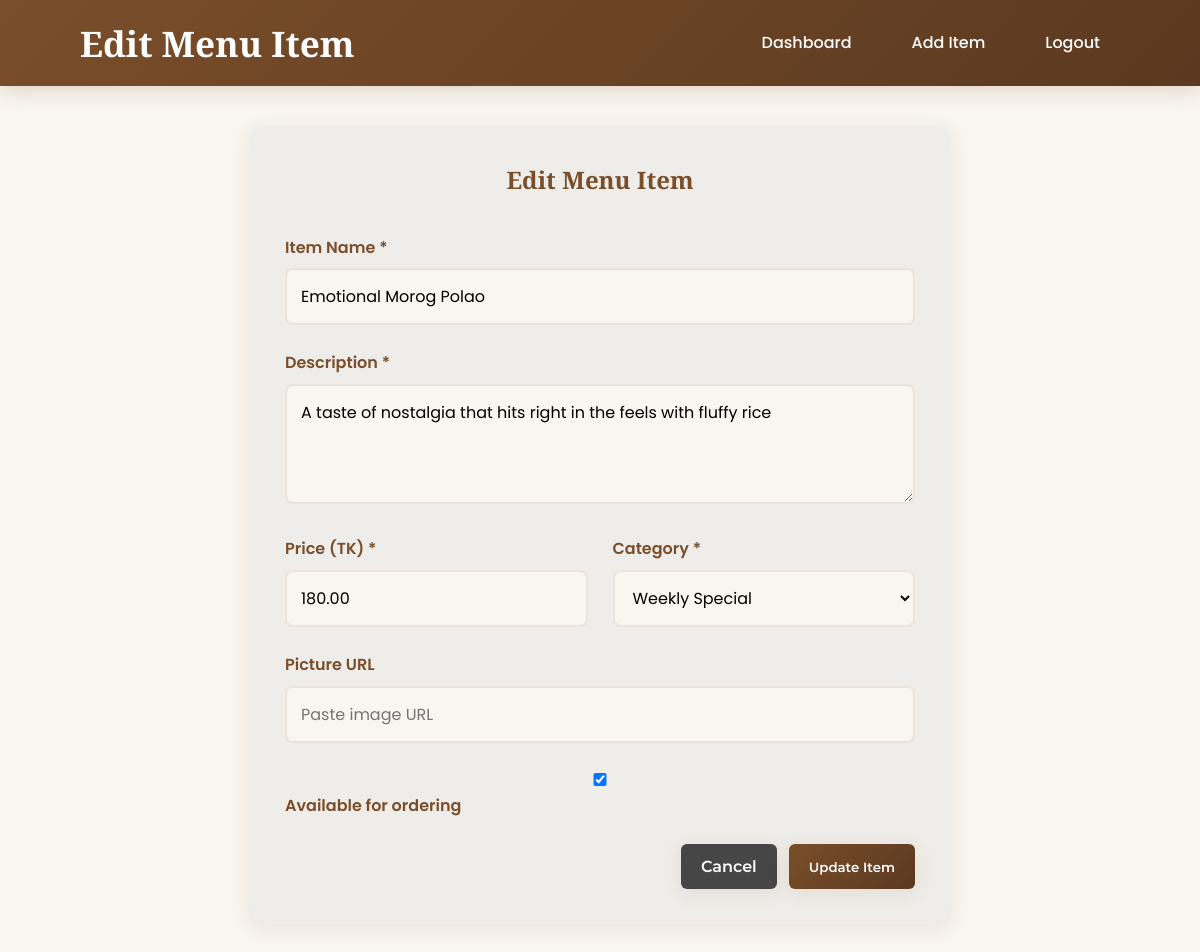
Screenshot of /admin/edit_item.php?id=4 (signed in) with the database file from the repository.
### tables this page shows
CREATE TABLE IF NOT EXISTS menu_items (
    id INT AUTO_INCREMENT PRIMARY KEY,
    name VARCHAR(100) NOT NULL,
    description TEXT,
    price DECIMAL(10,2) NOT NULL,
    category VARCHAR(50) NOT NULL,
    image_url VARCHAR(500),
    is_available BOOLEAN DEFAULT TRUE,
    created_at TIMESTAMP DEFAULT CURRENT_TIMESTAMP,
    UNIQUE KEY unique_name_category (name, category)  
);

### admin/edit_item.php (the view, shortened to what this page needs)
<?php
require_once '../db.php';
$id = $_GET['id'];
$stmt = $pdo->prepare("SELECT * FROM menu_items WHERE id = ?");
$stmt->execute([$id]);
$item = $stmt->fetch(PDO::FETCH_ASSOC);
?>
<!DOCTYPE html>
<html lang="en">
<head>
    <link rel="stylesheet" href="../assets/css/main.css">
    <link rel="stylesheet" href="../assets/css/admin.css">
</head>
<body class="admin-body">
    <header class="admin-header">
        <div class="container">
            <nav class="admin-nav">
                <div class="logo">
                    <h1>Edit Menu Item</h1>
                </div>
                <ul>
                    <li><a href="admin_dashboard.php">Dashboard</a></li>
                    <li><a href="add_item.php">Add Item</a></li>
                    <li><a href="admin_logout.php">Logout</a></li>
                </ul>
            </nav>
        </div>
    </header>
    <main class="admin-main">
        <div class="container">
            <form class="admin-form" method="POST" action="">
                <h2>Edit Menu Item</h2>
                <div class="form-group">
                    <label for="name">Item Name *</label>
                    <input type="text" id="name" name="name" required
                           value="<?php echo htmlspecialchars($item['name']); ?>">
                </div>
                <div class="form-group">
                    <label for="description">Description *</label>
                    <textarea id="description" name="description" required><?php echo htmlspecialchars($item['description']); ?></textarea>
                </div>
                <div class="form-row">
                    <div class="form-group">
                        <label for="price">Price (TK) *</label>
                        <input type="number" id="price" name="price" step="0.01" min="0" required
                               value="<?php echo $item['price']; ?>">
                    </div>
                    <div class="form-group">
                        <label for="category">Category *</label>
                        <select id="category" name="category" required>
                            <option value="Weekly Special" <?php echo $item['category'] == 'Weekly Special' ? 'selected' : ''; ?>>Weekly Special</option>
                        </select>
                    </div>
                </div>
                <div class="form-group">
                    <label for="image_url">Picture URL</label>
                    <input type="url" id="image_url" name="image_url"
                           placeholder="Paste image URL"
                           value="<?php echo htmlspecialchars($item['image_url']); ?>">
                </div>
                <div class="form-group">
                    <label class="checkbox-group">
                        <input type="checkbox" id="is_available" name="is_available" <?php echo $item['is_available'] ? 'checked' : ''; ?>>
                        <span>Available for ordering</span>
                    </label>
                </div>
                <div class="form-actions">
                    <a href="admin_dashboard.php" class="btn btn-secondary">Cancel</a>
                    <button type="submit" class="btn btn-primary">Update Item</button>
                </div>
            </form>
        </div>
    </main>
</body>
</html>

### assets/css/main.css (style rules this page uses)
:root { --primary: #7A4E2A; --secondary: #D6A85A; --accent: #C97F5E; --background: #F9F5EF; --card-bg: #EFEDE9; --text: #464646; --dark: #5A3920; --light: #F9F5EF; --shadow: 0 4px 20px rgba(122, 78, 42, 0.1); --radius: 12px; --gradient: linear-gradient(135deg, #7A4E2A 0%, #9A6B45 100%); }
* { margin: 0; padding: 0; box-sizing: border-box; }
.btn { transition: all 0.3s ease; }
body { font-family: 'Inter', sans-serif; background-color: var(--background); color: var(--text); line-height: 1.6; font-weight: 400; }
.container { width: 90%; max-width: 1200px; margin: 0 auto; padding: 0 20px; }
.btn { display: inline-block; background: var(--gradient); color: white; padding: 14px 28px; border: none; border-radius: var(--radius); cursor: pointer; font-weight: 600; text-decoration: none; transition: all 0.3s ease; text-align: center; box-shadow: var(--shadow); font-family: 'Montserrat', sans-serif; font-weight: 600; }
.btn-primary { background: var(--gradient); }
header { background: var(--gradient); padding: 15px 0; position: sticky; top: 0; z-index: 1000; box-shadow: 0 4px 20px rgba(122, 78, 42, 0.2); animation: slideInFromLeft 0.8s ease-out; }
.logo h1 { font-size: 2.2rem; font-weight: 700; color: white; font-family: 'Playfair Display', serif; font-weight: 600; }
nav ul { display: flex; list-style: none; align-items: center; gap: 20px; }
nav ul li a { text-decoration: none; color: white; font-weight: 500; transition: all 0.3s ease; padding: 10px 20px; border-radius: var(--radius); font-family: 'Poppins', sans-serif; }
.form-group { margin-bottom: 25px; }
.form-group label { display: block; margin-bottom: 10px; font-weight: 600; color: var(--primary); font-family: 'Poppins', sans-serif; }
.form-group input, .form-group textarea, .form-group select { width: 100%; padding: 15px; border: 2px solid rgba(122, 78, 42, 0.1); border-radius: var(--radius); font-family: 'Poppins', sans-serif; font-size: 1rem; transition: all 0.3s ease; background: var(--card-bg); }
.form-group textarea { resize: vertical; min-height: 120px; }

### assets/css/admin.css (style rules this page uses)
:root { --primary: #7A4E2A; --secondary: #D6A85A; --accent: #C97F5E; --background: #F9F5EF; --card-bg: #EFEDE9; --text: #464646; --dark: #5A3920; }
.admin-body { background: var(--background); font-family: 'Inter', sans-serif; }
.admin-header { background: linear-gradient(135deg, var(--primary), var(--dark)); color: white; padding: 15px 0; box-shadow: 0 4px 20px rgba(122, 78, 42, 0.2); }
.admin-nav { display: flex; justify-content: space-between; align-items: center; }
.admin-nav ul { display: flex; list-style: none; gap: 20px; margin: 0; padding: 0; }
.admin-nav a { color: white; text-decoration: none; padding: 10px 20px; border-radius: 8px; transition: all 0.3s ease; font-weight: 500; font-family: 'Poppins', sans-serif; }
.admin-main { padding: 40px 0; min-height: calc(100vh - 140px); }
.btn { padding: 10px 20px; border: none; border-radius: 6px; cursor: pointer; text-decoration: none; display: inline-block; font-weight: 500; transition: all 0.3s ease; font-family: 'Montserrat', sans-serif; font-weight: 600; }
.btn-primary { background: linear-gradient(135deg, var(--primary), var(--dark)); color: white; }
.btn-secondary { background: var(--text); color: white; }
.form-actions { display: flex; gap: 12px; justify-content: flex-end; margin-top: 25px; }
.admin-form { background: var(--card-bg); padding: 35px; border-radius: 12px; box-shadow: 0 4px 20px rgba(122, 78, 42, 0.1); max-width: 700px; margin: 0 auto; }
.admin-form h2 { margin-bottom: 35px; color: var(--primary); text-align: center; font-family: 'Playfair Display', serif; font-weight: 600; }
.form-row { display: grid; grid-template-columns: 1fr 1fr; gap: 25px; }
.form-group { margin-bottom: 25px; }
.form-group label { display: block; margin-bottom: 8px; font-weight: 600; color: var(--primary); font-family: 'Poppins', sans-serif; }
.form-group input, .form-group textarea, .form-group select { width: 100%; padding: 14px; border: 2px solid rgba(122, 78, 42, 0.1); border-radius: 8px; font-family: 'Poppins', sans-serif; font-size: 1rem; transition: all 0.3s ease; background: var(--background); }
.checkbox-group { display: flex; align-items: center; gap: 12px; cursor: pointer; font-family: 'Inter', sans-serif; }

### rows the page displays
menu_items: name "Emotional Morog Polao", description "A taste of nostalgia that hits right in the feels with fluffy rice", price "180.00", category "Weekly Special", is_available "☑"
